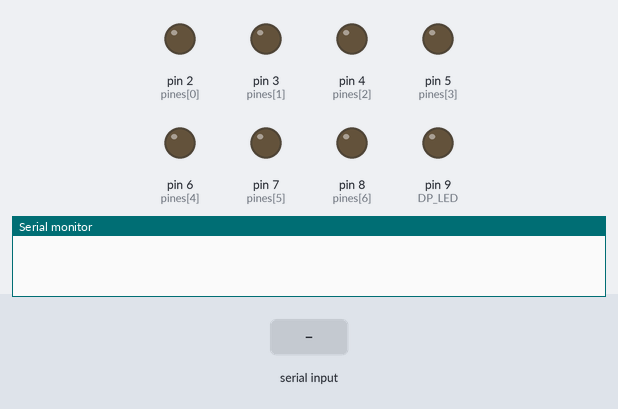
Recording of a sketch running on a simulated Arduino Uno, built with avr-gcc and run on an emulated ATmega328P. Parts: output pins drawn as LEDs (lit = HIGH), the last lines printed to the serial monitor. Inputs (shaded band) come from the test bench.

Above: at 1.2 s.
1.3 s: "N90\n" received over Serial
At 1.7 s:
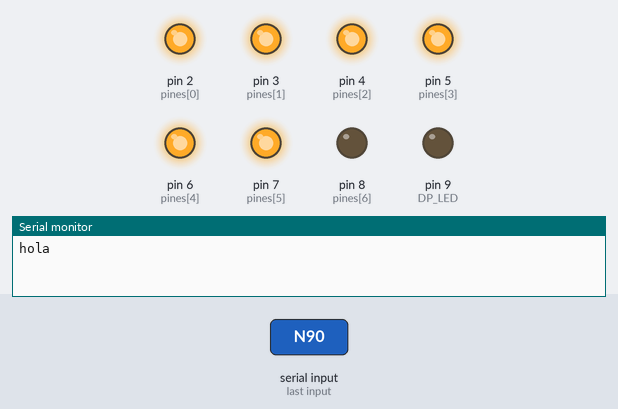
2.8 s: "N 45\n" received over Serial
At 4.0 s:
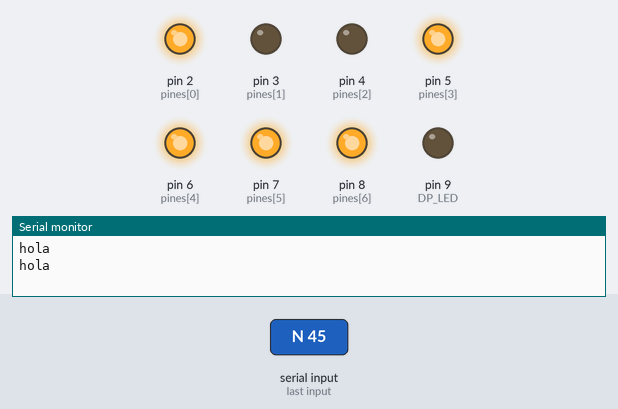
4.3 s: "N\n" received over Serial
At 5.2 s:
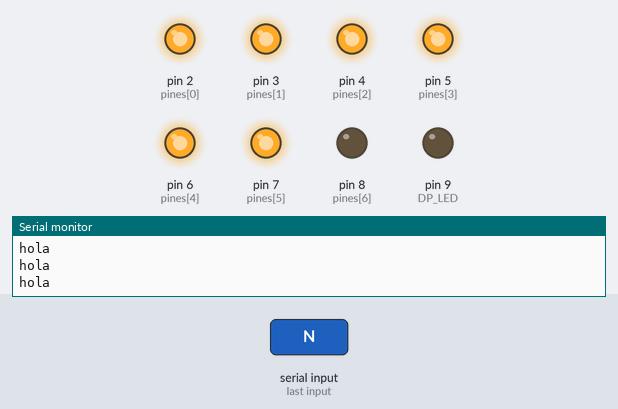
Timing chart, 0 to 7.3 s (numbered marks = the images above; inputs shaded):
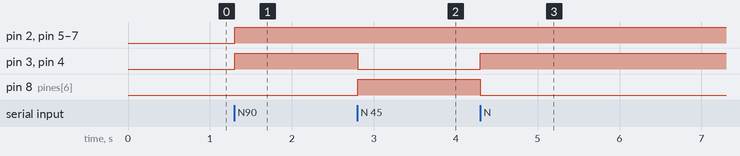

Measured:
- after the input at 1.3 s, pin 2 (pines[0]), pin 3 (pines[1]), pin 4 (pines[2]), pin 5 (pines[3]), pin 6 (pines[4]), pin 7 (pines[5]): LOW → HIGH at once
- after the input at 2.8 s, pin 3 (pines[1]), pin 4 (pines[2]): HIGH → LOW at once; pin 8 (pines[6]): LOW → HIGH at once
- after the input at 4.3 s, pin 3 (pines[1]), pin 4 (pines[2]): LOW → HIGH at once; pin 8 (pines[6]): HIGH → LOW at once

The sketch:

Display7.ino
```cpp
#define NUM_DISPLAY_PINS 8
#define TOTAL_NUMBERS 10
#define DP_LED 9
#define DIGIT_ERROR_CODE 110
#define CALCULATE_ERROR_CODE 111
#define MAX_STRING_LENGTH 4
#define MAX_ARGS 3

byte ERROR_LETTER[NUM_DISPLAY_PINS] = { 1, 0, 0, 1, 1, 1, 1, 0 };
byte WELCOME_LETTER[NUM_DISPLAY_PINS] = { 1, 1, 1, 1, 1, 1, 1, 1 };
byte TEST_LETTER[NUM_DISPLAY_PINS] = { 1, 0, 1, 1, 0, 1, 0, 1 };
byte DIGITAL_NUMBERS[TOTAL_NUMBERS][NUM_DISPLAY_PINS] = {
  //A  B  C  D  E  F  G  DP
  { 1, 1, 1, 1, 1, 1, 0, 0 },  // NUMBER 0
  { 0, 1, 1, 0, 0, 0, 0, 0 },  // NUMBER 1
  { 1, 1, 0, 1, 1, 0, 1, 0 },  // NUMBER 2
  { 1, 1, 1, 1, 0, 0, 1, 0 },  // NUMBER 3
  { 0, 1, 1, 0, 0, 1, 1, 0 },  // NUMBER 4
  { 1, 0, 1, 1, 0, 1, 1, 0 },  // NUMBER 5
  { 1, 0, 1, 1, 1, 1, 1, 0 },  // NUMBER 6
  { 1, 1, 1, 0, 0, 0, 0, 0 },  // NUMBER 7
  { 1, 1, 1, 1, 1, 1, 1, 0 },  // NUMBER 8
  { 1, 1, 1, 0, 0, 1, 1, 0 },  // NUMBER 9
};

void setPinesMode(byte pines[NUM_DISPLAY_PINS]) {
  for (byte i = 0; i <= NUM_DISPLAY_PINS; i++) {
    pinMode(pines[i], OUTPUT);
  }
}

void turnOnDisplay(byte num[NUM_DISPLAY_PINS]) {
  for (byte i = 0; i < NUM_DISPLAY_PINS; i++) {
    byte currentPin = i + 2;
    num[i]
      ? digitalWrite(currentPin, HIGH)
      : digitalWrite(currentPin, LOW);
  }
}

void printNumber(int num) {
  if (num < -9 || num > 9) {
    turnOnDisplay(ERROR_LETTER);
    return;
  }

  turnOnDisplay(DIGITAL_NUMBERS[abs(num)]);

  if (num < 0) {
    digitalWrite(DP_LED, HIGH);
  }
}

void splitBySpaceChar(String input, char** buffer) {
  int wordStart = 0;
  int wordEnd = 0;
  int currentFilledArg = 0;

  input.trim();
  int inputLen = input.length();
  for (int i = 0; i < inputLen; i++) {
    if (input[i] == ' ') {
      // ESTO PARA NO TENER EN CUENTA CARACTERES DE ESPACIO SEGUIDOS
      if (i > 0 && input[i - 1] == ' ') {
        wordStart = i + 1;
        continue;
      }

      String argString = input.substring(wordStart, i);
      argString.toCharArray(buffer[currentFilledArg], MAX_STRING_LENGTH);

      currentFilledArg++;
      wordStart = i + 1;
    } else if (i == inputLen - 1) {
      String argString = input.substring(wordStart, inputLen);
      argString.toCharArray(buffer[currentFilledArg], MAX_STRING_LENGTH);
    }
  }
}

char** createBuffer() {
  char** buffer = NULL;
  buffer = malloc(MAX_ARGS * sizeof(char*));
  if (buffer == NULL) {
    Serial.println("ERROR: MALLOC FAIL");
    return;
  }
  for (int i = 0; i < MAX_ARGS; i++) {
    buffer[i] = (char*)malloc(MAX_STRING_LENGTH * sizeof(char));
    if (buffer[i] == NULL) {
      Serial.println("ERROR: MALLOC FAIL");
      return;
    }
  }
  for (int i = 0; i < MAX_ARGS; i++) {
    for (int j = 0; j < MAX_STRING_LENGTH; j++) {
      buffer[i][j] = '\0';
    }
  }
  return buffer;
}

void setup() {
  Serial.begin(9600);
  byte pines[] = { 2, 3, 4, 5, 6, 7, 8, 9 };
  setPinesMode(pines);
}

void loop() {
  if (Serial.available() > 0) {
    Serial.println("hola");
    char** splittedData = createBuffer();
    String serialInput = Serial.readStringUntil('\n');
    splitBySpaceChar(serialInput, splittedData);
    char messageType = *splittedData[0];
    if(messageType == 'M') {
      char messagePayload = *splittedData[1];
      if(messagePayload == 'B') {
        turnOnDisplay(WELCOME_LETTER);
      }else if(messagePayload == 'E') {
        turnOnDisplay(ERROR_LETTER);
      }
    }else if(messageType == 'N') {
      char* messagePayload = splittedData[1];
      printNumber(atoi(messagePayload));
    }
  }
}
```
